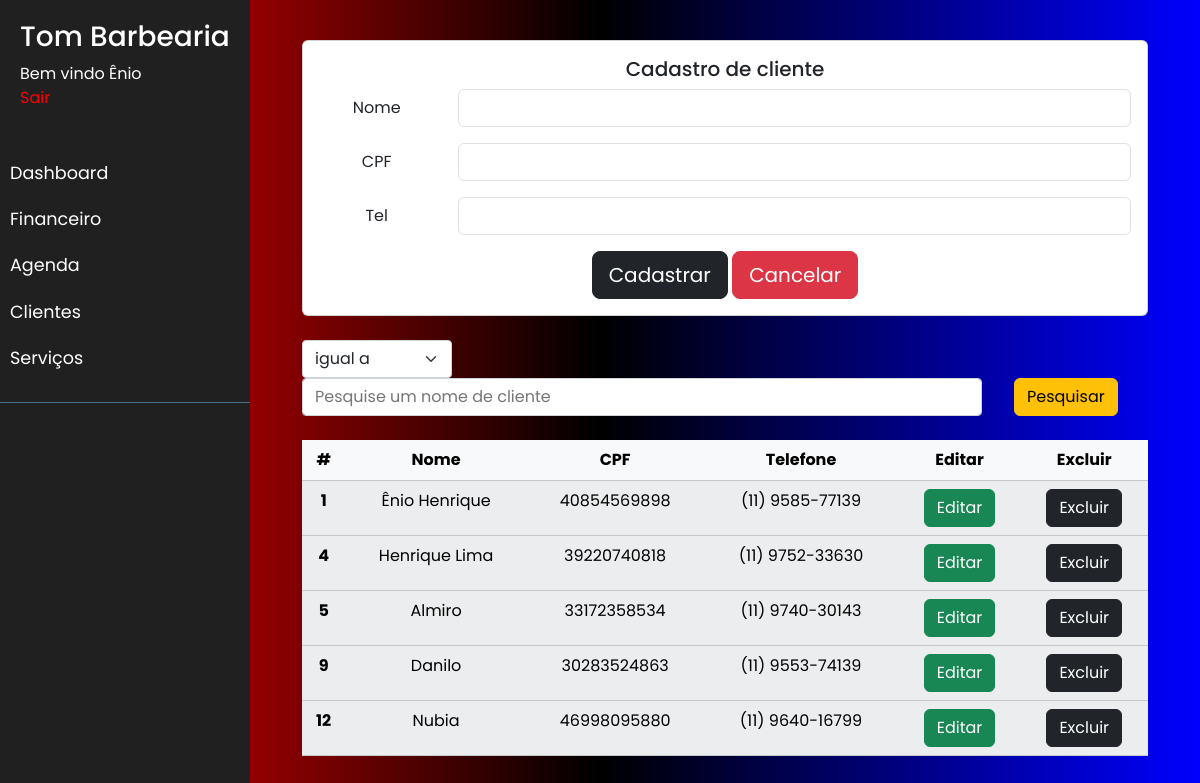
/clientes (signed in), run on an earlier commit of the app's database.
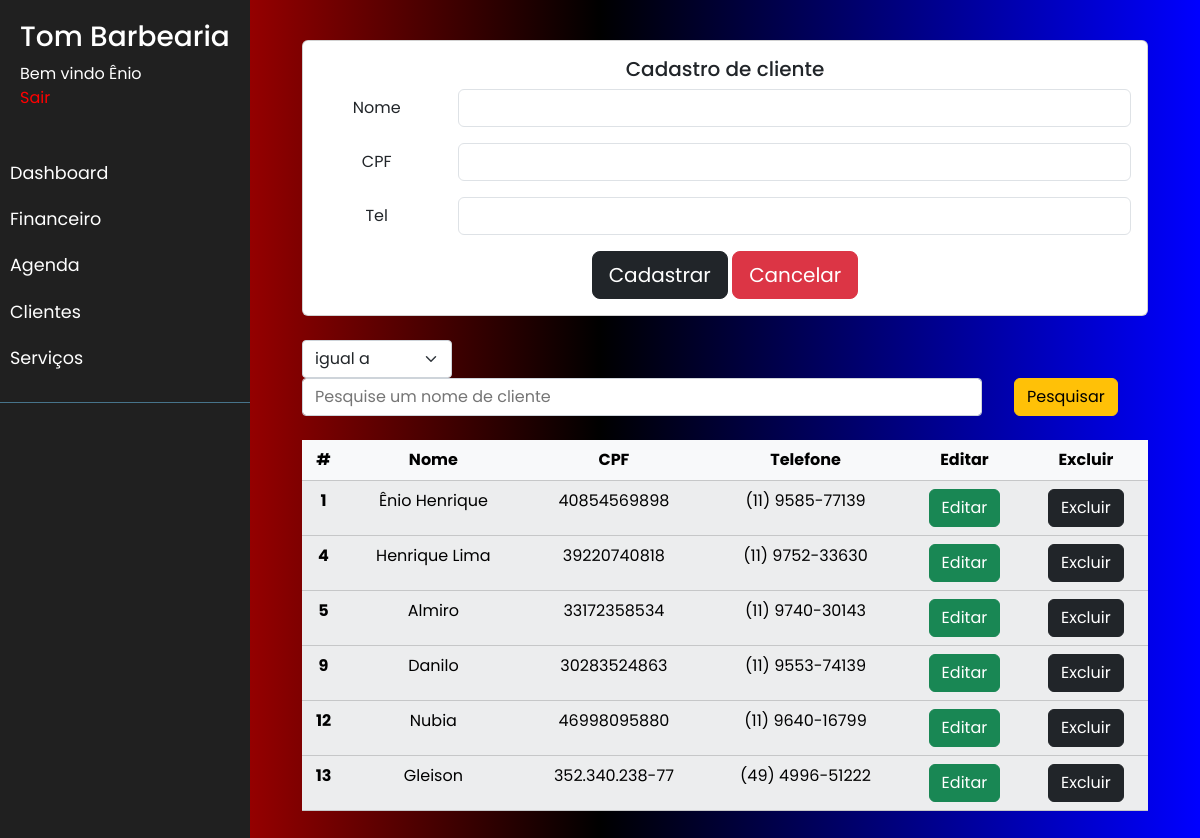
And on a later commit of the database.
### app/models.py (models this page shows, shortened)
class Clientes(db.Model, UserMixin):
    __tablename__= 'clientes'
    id_cliente = db.Column(db.Integer, primary_key =True, autoincrement = True)
    nome = db.Column(db.String, nullable = False)
    cpf = db.Column(db.String, nullable = False)
    telefone = db.Column(db.String, nullable = False)

### main.py (the view, shortened to what this page needs)
@app.route("/clientes", methods=['GET', 'POST'])
def clientes():
    erro= ""
    clientes = Clientes.query.all()
    return render_template("clientes.html",clientes=clientes, erro=erro)

### app/models.py (called while the page is built)
@login_manager.user_loader
def get_user(user_id):
    return User.query.filter_by(id=user_id).first()

### app/templates/clientes.html (shortened to what the changed rows need)
<!DOCTYPE html>
<html>
<head>
    <link rel= "stylesheet" type= "text/css" href= "{{ url_for('static',filename='estilo.css') }}">
    <link rel="stylesheet" type="text/css" href="{{ url_for('static',filename='node_modules/bootstrap/dist/css/bootstrap.css') }}">
    <link rel="stylesheet" type="text/css" href="{{ url_for('static',filename='sidemenu.css') }}">
</head>
<body>
{% if current_user.is_authenticated %}
  </head>
  <body>
    <div class="wrapper">
        <div id="content">
        <div id="content">
              <br>
              <div class="container-fluid">
                <br>
                <table class="table table-light table-striped table-hover text-center">
                  <thead>
                    <tr>
                      <th scope="col">#</th>
                      <th scope="col">Nome</th>
                      <th scope="col">CPF</th>
                      <th scope="col">Telefone</th>
                      <th scope="col">Editar</th>
                      <th scope="col">Excluir</th>
                    </tr>
                  </thead>
                  {% for cliente in clientes %}
                  <tbody>
                    <tr>
                      <th scope="row">{{ cliente.id_cliente }}</th>
                      <td>{{ cliente.nome }}</td>
                      <td>{{ cliente.cpf }}</td>
                      <td>{{ cliente.telefone }}</td>
                      <td><a class="btn btn-success" id="btnAtualizar" href="/atualizarCliente/{{ cliente.id_cliente }}">Editar</a></td>
                      <td><a class="btn btn-dark" id="btnExcluir" href="/excluircliente/{{ cliente.id_cliente }}">Excluir</a></td>
                    </tr>
                  </tbody>
                  {% endfor %}
                </table>
              </div>
            </div>
        {% else %}
            <div>
                <h1>Visitante</h1>
                <p>Bem Vindo, faça login para poder acessar o menu.</p>
                <a href="{{ url_for('login') }}"><button class="btn btn-dark" type="button" value ="login">Login</button></a>
            </div>
        {% endif %}
        <link rel= "stylesheet" type= "text/css" href= "{{ url_for('static',filename='estilo.css') }}">
        <link rel="stylesheet" type="text/css" href="{{ url_for('static',filename='node_modules/bootstrap/dist/css/bootstrap.css') }}">
        <link rel="stylesheet" type="text/css" href="{{ url_for('static',filename='sidemenu.css') }}">
  </body>
</html>

What changed in the data, as far as the page shows it:
added Clientes: id_cliente "13", nome "Gleison", cpf "352.340.238-77", telefone "(49) 4996-51222"
